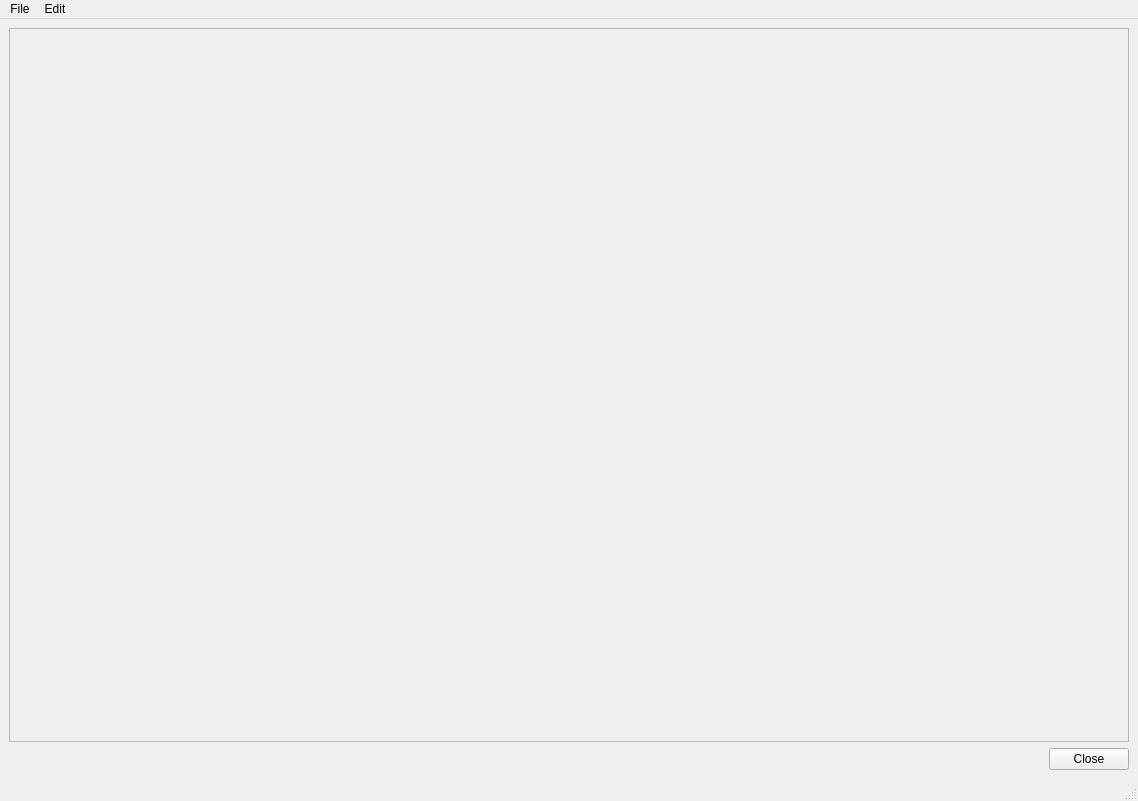
<?xml version="1.0" encoding="UTF-8"?>
<ui version="4.0">
 <class>MainWindow</class>
 <widget class="QMainWindow" name="MainWindow">
  <property name="geometry">
   <rect>
    <x>0</x>
    <y>0</y>
    <width>1138</width>
    <height>801</height>
   </rect>
  </property>
  <property name="windowTitle">
   <string>Coral Type Browser</string>
  </property>
  <property name="windowIcon">
   <iconset>
    <normaloff>icons/coral_32.png</normaloff>icons/coral_32.png</iconset>
  </property>
  <widget class="QWidget" name="centralwidget">
   <layout class="QVBoxLayout" name="verticalLayout">
    <item>
     <layout class="QHBoxLayout" name="horizontalLayout_2">
      <item>
       <widget class="QFrame" name="mainFrame">
        <property name="sizePolicy">
         <sizepolicy hsizetype="Preferred" vsizetype="MinimumExpanding">
          <horstretch>0</horstretch>
          <verstretch>0</verstretch>
         </sizepolicy>
        </property>
        <property name="minimumSize">
         <size>
          <width>700</width>
          <height>500</height>
         </size>
        </property>
        <property name="frameShape">
         <enum>QFrame::StyledPanel</enum>
        </property>
        <property name="frameShadow">
         <enum>QFrame::Raised</enum>
        </property>
       </widget>
      </item>
     </layout>
    </item>
    <item>
     <layout class="QHBoxLayout" name="horizontalLayout">
      <item>
       <spacer name="horizontalSpacer">
        <property name="orientation">
         <enum>Qt::Horizontal</enum>
        </property>
        <property name="sizeHint" stdset="0">
         <size>
          <width>40</width>
          <height>20</height>
         </size>
        </property>
       </spacer>
      </item>
      <item>
       <widget class="QPushButton" name="btnClose">
        <property name="text">
         <string>Close</string>
        </property>
       </widget>
      </item>
     </layout>
    </item>
   </layout>
  </widget>
  <widget class="QMenuBar" name="menubar">
   <property name="geometry">
    <rect>
     <x>0</x>
     <y>0</y>
     <width>1138</width>
     <height>25</height>
    </rect>
   </property>
   <widget class="QMenu" name="menuFile">
    <property name="title">
     <string>File</string>
    </property>
    <addaction name="actionExit"/>
   </widget>
   <widget class="QMenu" name="menuEdit">
    <property name="title">
     <string>Edit</string>
    </property>
    <addaction name="actionEditCoralPath"/>
   </widget>
   <addaction name="menuFile"/>
   <addaction name="menuEdit"/>
  </widget>
  <widget class="QStatusBar" name="statusbar"/>
  <action name="actionEditCoralPath">
   <property name="icon">
    <iconset>
     <normaloff>icons/add_folder_256.png</normaloff>icons/add_folder_256.png</iconset>
   </property>
   <property name="text">
    <string>Edit Coral Path...</string>
   </property>
   <property name="iconVisibleInMenu">
    <bool>true</bool>
   </property>
  </action>
  <action name="actionExit">
   <property name="text">
    <string>Exit</string>
   </property>
  </action>
 </widget>
 <resources/>
 <connections>
  <connection>
   <sender>actionExit</sender>
   <signal>triggered()</signal>
   <receiver>MainWindow</receiver>
   <slot>close()</slot>
   <hints>
    <hint type="sourcelabel">
     <x>-1</x>
     <y>-1</y>
    </hint>
    <hint type="destinationlabel">
     <x>399</x>
     <y>299</y>
    </hint>
   </hints>
  </connection>
 </connections>
</ui>
